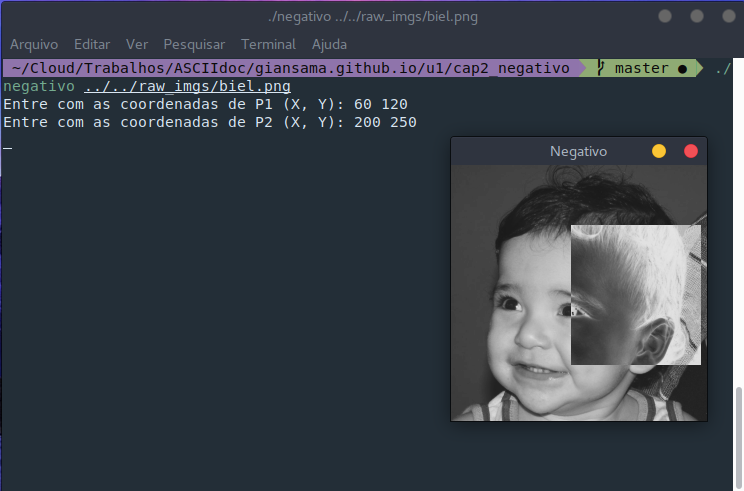
//> input picture u1/cap2_negativo/img_saida.png, 744 x 491 px, given in place of the camera
$ ./monitordetector   (built with g++ and OpenCV 4)
//> lines starting //> are read from the running program, lines starting //| are printed output that depends on the picture
#include <iostream>
#include <cv.h>
#include <highgui.h>
#include <opencv2/opencv.hpp>

using namespace cv;
using namespace std;

int main(int argc, char** argv){
  Mat image;
  int width, height;
  VideoCapture cap;
  vector<Mat> planes;
  Mat hg_old, hg_new;  // histograma verde antigo e novo

  Mat histR, histG, histB;
  int nbins = 64;
  float range[] = {0, 256};
  const float *histrange = { range };
  bool uniform = true;
  bool acummulate = false;

  cap.open(0);


  if(!cap.isOpened()){
    cout << "cameras indisponiveis";
    return -1;
  }

  width  = cap.get(CV_CAP_PROP_FRAME_WIDTH);
  height = cap.get(CV_CAP_PROP_FRAME_HEIGHT);

  cout << "largura = " << width << endl;
  cout << "altura  = " << height << endl;

  int histw = nbins, histh = nbins/2;
  Mat histImgR(histh, histw, CV_8UC3, Scalar(0,0,0));
  Mat histImgG(histh, histw, CV_8UC3, Scalar(0,0,0));
  Mat histImgB(histh, histw, CV_8UC3, Scalar(0,0,0));


  //As análises serão feitas utilizando o primeiro histograma, ou seja, da primeira imagem tirada do ambiente.
  //Dessa forma, qualquer alteração dentro do limite x informará movimentação.
  cap >> image;
//> image is the input picture: 491 rows x 744 cols, CV_8UC3; mean B, G, R 73, 64.4, 57.5
  split (image, planes);
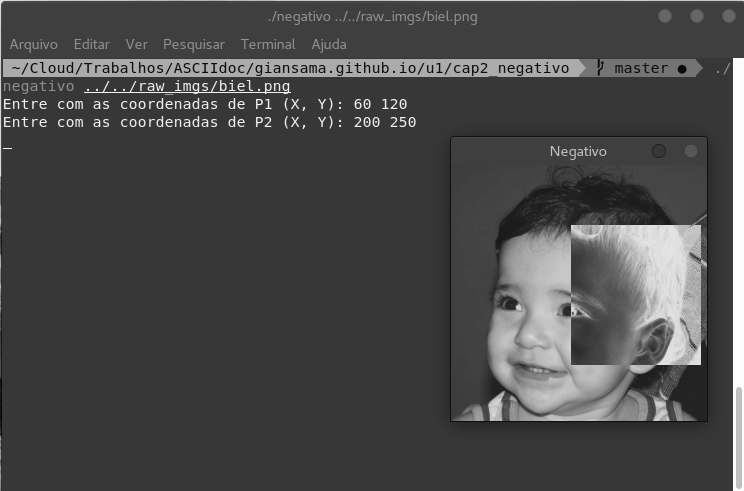
//> planes[0]: 491 rows x 744 cols, CV_8UC1; min 6, max 252, mean 73
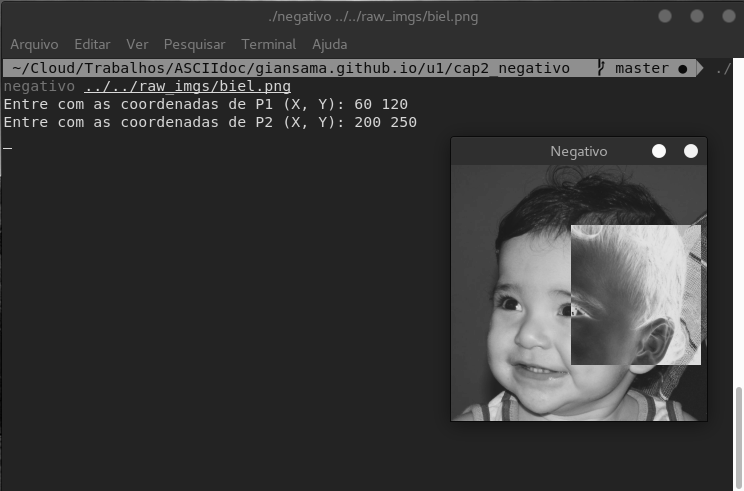
//> planes[2]: 491 rows x 744 cols, CV_8UC1; min 2, max 252, mean 57.5
  calcHist(&planes[1], 1, 0, Mat(), hg_old, 1, &nbins, &histrange, uniform, acummulate);
//> hg_old = 64 values, max 214594 at index 11, min 0 at index 58, mean 5707.9

  double x = 0;

  while(1){
    cap >> image;
    resize(image, image, Size(640,360));
//> image: 360 rows x 640 cols, CV_8UC3

///////////////////////////////////////////////////////////////////////////////////////////////////

    //DETECÇÃO DE MOVIMENTO

    split (image, planes);
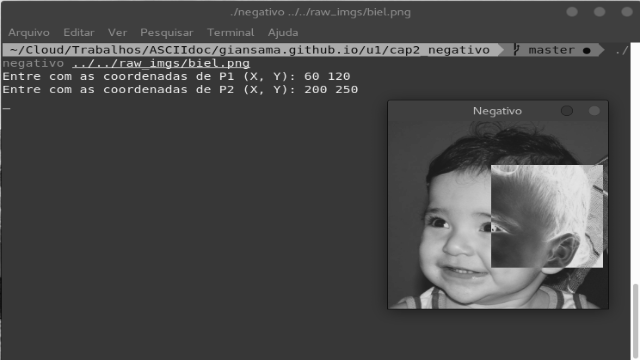
//> planes[0]: 360 rows x 640 cols, CV_8UC1; min 10, max 252, mean 73
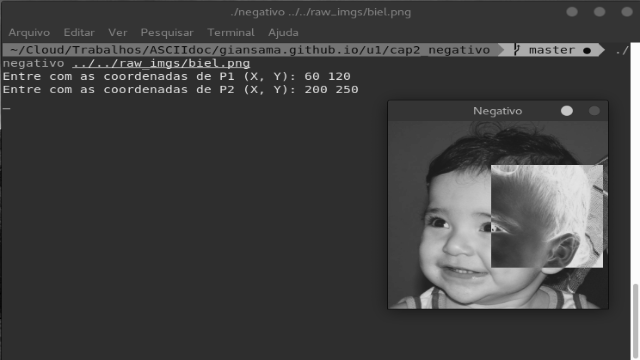
//> planes[1]: 360 rows x 640 cols, CV_8UC1; min 2, max 252, mean 64.4
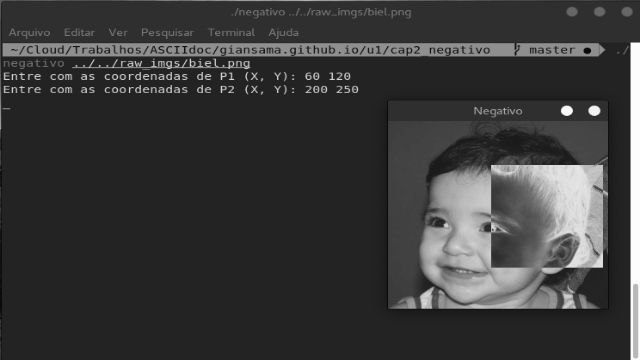
//> planes[2]: 360 rows x 640 cols, CV_8UC1; min 4, max 252, mean 57.5

    calcHist(&planes[1], 1, 0, Mat(), hg_new, 1, &nbins, &histrange, uniform, acummulate);
//> hg_new = 64 values, max 133481 at index 11, min 1 at index 0, mean 3600
    x = compareHist(hg_new, hg_old, CV_COMP_CORREL);
//> x = 1

    cout << "x = "<< x<<endl;
//| x = 0.99985

    if(x<-0.25){
    	putText(image, "ALARME", cvPoint(250, 100), FONT_HERSHEY_COMPLEX_SMALL, 1, Scalar(255, 0, 0), 2);
    }

///////////////////////////////////////////////////////////////////////////////////////////////////

    calcHist(&planes[0], 1, 0, Mat(), histR, 1,
             &nbins, &histrange,
             uniform, acummulate);
//> histR = 64 values, max 133510 at index 13, min 0 at index 0, mean 3600
    calcHist(&planes[1], 1, 0, Mat(), histG, 1,
             &nbins, &histrange,
             uniform, acummulate);
//> histG has the same summary as hg_new
    calcHist(&planes[2], 1, 0, Mat(), histB, 1,
             &nbins, &histrange,
             uniform, acummulate);
//> histB = 64 values, max 136832 at index 8, min 0 at index 0, mean 3600

    normalize(histR, histR, 0, histImgR.rows, NORM_MINMAX, -1, Mat());
//> histR = 64 values, max 32 at index 13, min 0 at index 0, mean 0.863
    normalize(histG, histG, 0, histImgG.rows, NORM_MINMAX, -1, Mat());
//> histG = 64 values, max 32 at index 11, min 0 at index 0, mean 0.863
    normalize(histB, histB, 0, histImgB.rows, NORM_MINMAX, -1, Mat());
//> histB = 64 values, max 32 at index 8, min 0 at index 0, mean 0.842

    histImgR.setTo(Scalar(0));
    histImgG.setTo(Scalar(0));
    histImgB.setTo(Scalar(0));

    for(int i=0; i<nbins; i++){
      line(histImgR,
           Point(i, histh),
           Point(i, histh-cvRound(histR.at<float>(i))),
           Scalar(0, 0, 255), 1, 8, 0);
      line(histImgG,
           Point(i, histh),
           Point(i, histh-cvRound(histG.at<float>(i))),
           Scalar(0, 255, 0), 1, 8, 0);
      line(histImgB,
           Point(i, histh),
           Point(i, histh-cvRound(histB.at<float>(i))),
           Scalar(255, 0, 0), 1, 8, 0);
    }
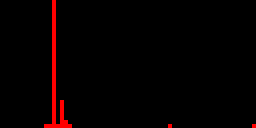
//> histImgR: 32 rows x 64 cols, CV_8UC3 (shown 4 times larger); mean B, G, R 0, 0, 5.9
    histImgR.copyTo(image(Rect(0, 0       ,nbins, histh)));
    histImgG.copyTo(image(Rect(0, histh   ,nbins, histh)));
    histImgB.copyTo(image(Rect(0, 2*histh ,nbins, histh)));
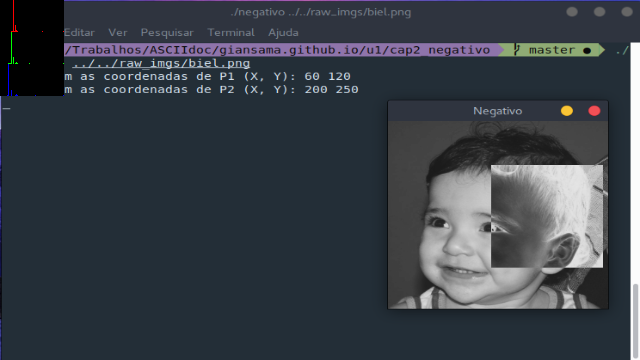
//> image: 360 rows x 640 cols, CV_8UC3; mean B, G, R 70.8, 62.7, 55.9
    imshow("image", image);
    if(waitKey(30) >= 0) break;
//> the Esc key is pressed
  }
  return 0;
}
